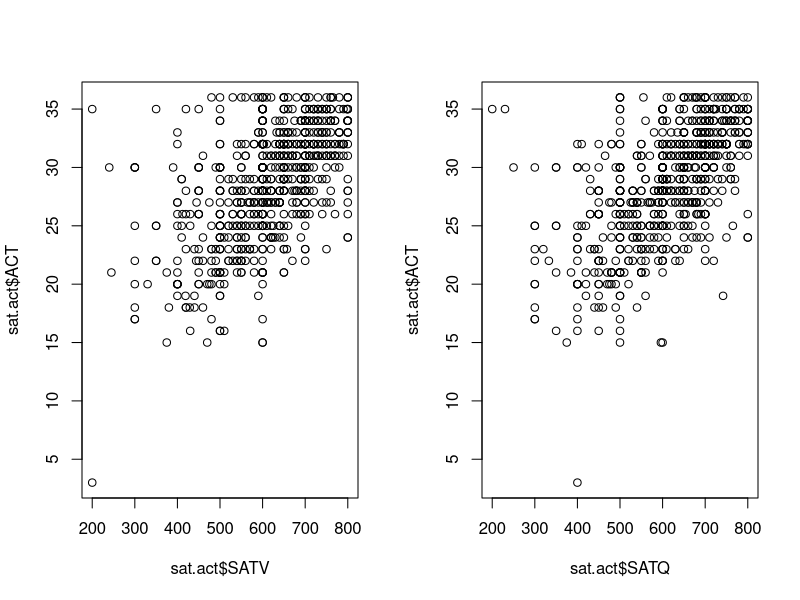
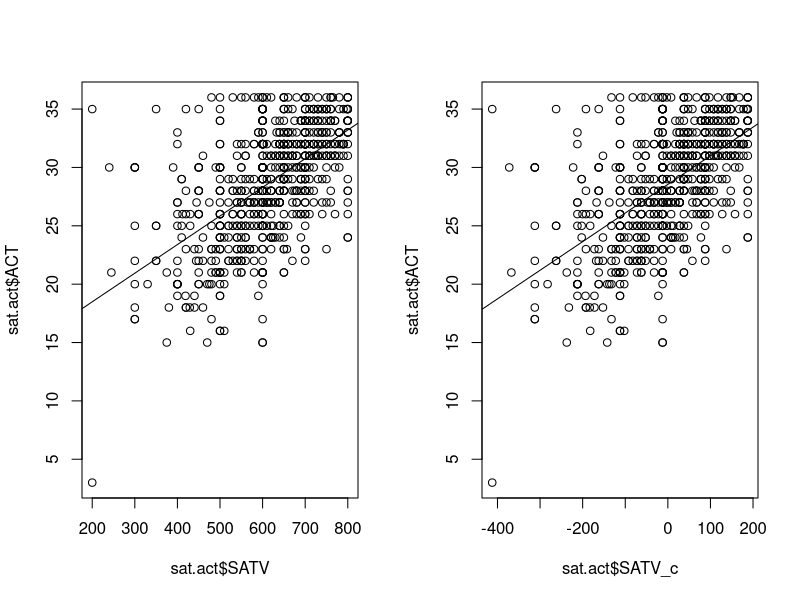

The R source for these figures, in order:
## ---- chunk 1
options(htmltools.dir.version = FALSE)
# see: https://github.com/yihui/xaringan
# install.packages("xaringan")
# see: 
# https://github.com/yihui/xaringan/wiki
# https://github.com/gnab/remark/wiki/Markdown
options(width=110)
options(digits = 4)
## ---- chunk 2
data <- read.table('my_data.txt')
variables <- data[,c('group','variable')]
analysis <- lm(variable ~ group, data = variables)
summary(analysis)
## ---- chunk 3
require(psych)
data(sat.act)
sat.act$gender <- factor(sat.act$gender, 1:2, labels = c("male", "female"))
sat.act$education <- factor(sat.act$education)
summary(sat.act) # alternatively: psych::describe(sat.act)
sat.act <- na.omit(sat.act)
## ---- chunk 4
par(mfrow=c(1,2))
plot(sat.act$SATV, sat.act$ACT)
plot(sat.act$SATQ, sat.act$ACT)
## ---- chunk 5
m1 <- lm(ACT ~ SATQ, sat.act)
summary(m1)
## ---- chunk 6
coef(m1)
## ---- chunk 7
plot(sat.act$SATV, sat.act$ACT)
abline(m1)
## ---- chunk 8
sat.act$SATQ_c <- sat.act$SATQ - mean(sat.act$SATQ, na.rm = TRUE)
sat.act$SATV_c <- sat.act$SATV - mean(sat.act$SATV)
m2 <- lm(ACT ~ SATQ_c, sat.act)
summary(m2)
## ---- chunk 9
coef(m2)
## ---- chunk 10
plot(sat.act$SATV_c, sat.act$ACT)
abline(m2)
## ---- chunk 11
coef(lm(ACT ~ SATQ_c + SATV_c, sat.act))   # a
coef(lm(ACT ~ SATQ_c : SATV_c, sat.act))   # b
coef(lm(ACT ~ 0 + SATQ_c:SATV_c, sat.act)) # c
## ---- chunk 12
coef(lm(ACT ~ SATQ_c*SATV_c, sat.act))     # d
coef(lm(ACT ~ 0+SATQ_c*SATV_c, sat.act))   # e
## ---- chunk 13
str(sat.act)
## ---- chunk 14
m3 <- lm(ACT ~ gender, sat.act)
summary(m3)
## ---- chunk 15
op <- options(width = 40)
require(dplyr)
## ---- chunk 16
mean(sat.act$ACT)
sat.act %>% group_by(gender) %>%
  summarise(m = mean(ACT))
## ---- chunk 17
sat.act %>% group_by(gender) %>%
  summarise(m = mean(ACT)) %>%
  {.$m[2] - .$m[1]}
## ---- chunk 18
options(op)
## ---- chunk 19
model.matrix(ACT ~ gender, sat.act[1:5,])
## ---- chunk 20
model.matrix(ACT ~ gender, sat.act[1:5,])
## ---- chunk 21
afex::set_sum_contrasts()
## ---- chunk 22
model.matrix(ACT ~ gender, sat.act[1:5,])
## ---- chunk 23
m4 <- lm(ACT ~ gender, sat.act)
summary(m4)
## ---- chunk 24
op <- options(width = 40)
## ---- chunk 25
mean(sat.act$ACT)
sat.act %>% group_by(gender) %>%
  summarise(m = mean(ACT))
sat.act %>% group_by(gender) %>%
  summarise(m = mean(ACT)) %>% 
  summarise(mean(m))

## ---- chunk 26
options(op)
## ---- chunk 27
afex::set_default_contrasts() # or set_treatment_contrasts()
## ---- chunk 28
op <- options(width = 70)
## ---- chunk 29
m5 <- lm(ACT ~ gender*education, sat.act)
coef(m5)
## ---- chunk 30
sat.act %>% 
  group_by(gender,education) %>%
  summarise(mean(ACT))
## ---- chunk 31
options(op)
## ---- chunk 32
afex::set_sum_contrasts() # or set_effects_contrasts() or set_deviation_contrasts()
## ---- chunk 33
op <- options(width = 70)
## ---- chunk 34
m6 <- lm(ACT ~ gender*education, sat.act)
coef(m6)
## ---- chunk 35
sat.act %>% 
  group_by(gender,education) %>%
  summarise(m = mean(ACT)) %>% 
  ungroup() %>% 
  summarise(mean(m))
## ---- chunk 36
options(op)
## ---- chunk 37
levels(sat.act$gender)
levels(sat.act$education)
## ---- chunk 38
coef(lm(ACT ~ gender, sat.act))                  # a: 2
coef(lm(ACT ~ 0+gender, sat.act))                # b: 2
coef(lm(ACT ~ gender+education, sat.act))        # c: 7
coef(lm(ACT ~ 0+gender+education, sat.act))      # d: 7
## ---- chunk 39
coef(lm(ACT ~ gender:education, sat.act))        # e: 13
coef(lm(ACT ~ 0+gender:education, sat.act))      # f: 12
## ---- chunk 40
op <- options(width = 70)
## ---- chunk 41
afex::set_sum_contrasts()
m6 <- lm(ACT ~ gender*education, sat.act)
summary(m6)
## ---- chunk 42
sat.act %>% 
  group_by(gender, education) %>%
  summarise(m = mean(ACT)) %>% 
  ungroup() %>% 
  summarise(mean(m))
## ---- chunk 43
options(op)
## ---- chunk 44
require(car) # Companion to Applied Regression (Fox & Weisberg, 2011)
Anova(m6, type = 3)
